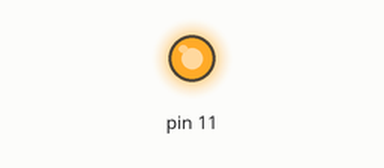
Recording of a program running on a simulated Raspberry Pi (header pin numbers). Shown: output pins drawn as LEDs (lit = HIGH).

Above: at 1.0 s.
At 3.0 s:
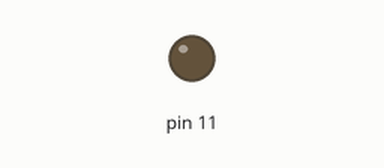
Timing chart, 0 to 5.2 s (numbered marks = the images above):
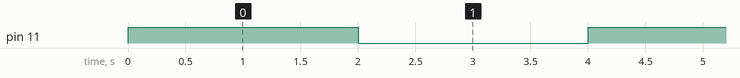

Measured:
- by itself, pin 11: alternates HIGH for 2.0 s and LOW for 2.0 s

The program:

gpiostart.py
```python
# This script is a short hello world for GPIO usage.
# It uses a simple circuit with a LED
# BOARD-PIN 11 to LED long-leg
# BOARD-PIN 6 to LEDs resistor (at short leg)

import RPi.GPIO as GPIO
import time

GPIO.setmode(GPIO.BOARD)
GPIO.setup(11, GPIO.OUT)

while True:
	GPIO.output(11, True)
	time.sleep(2)
	GPIO.output(11, False)
	time.sleep(2)
```
